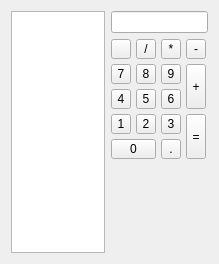
<ui version="4.0" >
 <class>Calc</class>
 <widget class="QWidget" name="Calc" >
  <property name="geometry" >
   <rect>
    <x>0</x>
    <y>0</y>
    <width>219</width>
    <height>264</height>
   </rect>
  </property>
  <property name="windowTitle" >
   <string>Calc</string>
  </property>
  <layout class="QGridLayout" name="gridLayout_2" >
   <item rowspan="3" row="0" column="0" >
    <widget class="QListWidget" name="listWidget" >
     <property name="editTriggers" >
      <set>QAbstractItemView::NoEditTriggers</set>
     </property>
     <property name="showDropIndicator" stdset="0" >
      <bool>false</bool>
     </property>
     <property name="selectionBehavior" >
      <enum>QAbstractItemView::SelectRows</enum>
     </property>
     <property name="uniformItemSizes" >
      <bool>true</bool>
     </property>
    </widget>
   </item>
   <item row="0" column="1" >
    <widget class="QNumericEditor" name="lineEdit" >
     <property name="sizePolicy" >
      <sizepolicy vsizetype="Fixed" hsizetype="Minimum" >
       <horstretch>0</horstretch>
       <verstretch>0</verstretch>
      </sizepolicy>
     </property>
     <property name="maximumSize" >
      <size>
       <width>97</width>
       <height>16777215</height>
      </size>
     </property>
    </widget>
   </item>
   <item row="1" column="1" >
    <layout class="QGridLayout" name="gridLayout" >
     <property name="spacing" >
      <number>5</number>
     </property>
     <item row="0" column="0" >
      <widget class="QPushButton" name="pushButton" >
       <property name="sizePolicy" >
        <sizepolicy vsizetype="Fixed" hsizetype="Fixed" >
         <horstretch>0</horstretch>
         <verstretch>0</verstretch>
        </sizepolicy>
       </property>
       <property name="minimumSize" >
        <size>
         <width>20</width>
         <height>20</height>
        </size>
       </property>
       <property name="maximumSize" >
        <size>
         <width>20</width>
         <height>20</height>
        </size>
       </property>
       <property name="text" >
        <string/>
       </property>
      </widget>
     </item>
     <item row="0" column="1" >
      <widget class="QToolButton" name="actDivision" >
       <property name="sizePolicy" >
        <sizepolicy vsizetype="Fixed" hsizetype="Fixed" >
         <horstretch>0</horstretch>
         <verstretch>0</verstretch>
        </sizepolicy>
       </property>
       <property name="minimumSize" >
        <size>
         <width>20</width>
         <height>20</height>
        </size>
       </property>
       <property name="maximumSize" >
        <size>
         <width>20</width>
         <height>20</height>
        </size>
       </property>
       <property name="text" >
        <string>/</string>
       </property>
      </widget>
     </item>
     <item row="0" column="2" >
      <widget class="QToolButton" name="actMultiplication" >
       <property name="sizePolicy" >
        <sizepolicy vsizetype="Fixed" hsizetype="Fixed" >
         <horstretch>0</horstretch>
         <verstretch>0</verstretch>
        </sizepolicy>
       </property>
       <property name="minimumSize" >
        <size>
         <width>20</width>
         <height>20</height>
        </size>
       </property>
       <property name="maximumSize" >
        <size>
         <width>20</width>
         <height>20</height>
        </size>
       </property>
       <property name="text" >
        <string>*</string>
       </property>
      </widget>
     </item>
     <item row="0" column="3" >
      <widget class="QToolButton" name="actSubtraction" >
       <property name="sizePolicy" >
        <sizepolicy vsizetype="Fixed" hsizetype="Fixed" >
         <horstretch>0</horstretch>
         <verstretch>0</verstretch>
        </sizepolicy>
       </property>
       <property name="minimumSize" >
        <size>
         <width>20</width>
         <height>20</height>
        </size>
       </property>
       <property name="maximumSize" >
        <size>
         <width>20</width>
         <height>20</height>
        </size>
       </property>
       <property name="text" >
        <string>-</string>
       </property>
      </widget>
     </item>
     <item row="1" column="0" >
      <widget class="QToolButton" name="n_7" >
       <property name="sizePolicy" >
        <sizepolicy vsizetype="Fixed" hsizetype="Fixed" >
         <horstretch>0</horstretch>
         <verstretch>0</verstretch>
        </sizepolicy>
       </property>
       <property name="minimumSize" >
        <size>
         <width>20</width>
         <height>20</height>
        </size>
       </property>
       <property name="maximumSize" >
        <size>
         <width>20</width>
         <height>20</height>
        </size>
       </property>
       <property name="baseSize" >
        <size>
         <width>20</width>
         <height>0</height>
        </size>
       </property>
       <property name="text" >
        <string>7</string>
       </property>
      </widget>
     </item>
     <item row="1" column="1" >
      <widget class="QToolButton" name="n_8" >
       <property name="sizePolicy" >
        <sizepolicy vsizetype="Fixed" hsizetype="Fixed" >
         <horstretch>0</horstretch>
         <verstretch>0</verstretch>
        </sizepolicy>
       </property>
       <property name="minimumSize" >
        <size>
         <width>20</width>
         <height>20</height>
        </size>
       </property>
       <property name="maximumSize" >
        <size>
         <width>20</width>
         <height>20</height>
        </size>
       </property>
       <property name="text" >
        <string>8</string>
       </property>
      </widget>
     </item>
     <item row="1" column="2" >
      <widget class="QToolButton" name="n_9" >
       <property name="sizePolicy" >
        <sizepolicy vsizetype="Fixed" hsizetype="Fixed" >
         <horstretch>0</horstretch>
         <verstretch>0</verstretch>
        </sizepolicy>
       </property>
       <property name="minimumSize" >
        <size>
         <width>20</width>
         <height>20</height>
        </size>
       </property>
       <property name="maximumSize" >
        <size>
         <width>20</width>
         <height>20</height>
        </size>
       </property>
       <property name="text" >
        <string>9</string>
       </property>
      </widget>
     </item>
     <item rowspan="2" row="1" column="3" >
      <widget class="QToolButton" name="actAdiction" >
       <property name="sizePolicy" >
        <sizepolicy vsizetype="Fixed" hsizetype="Fixed" >
         <horstretch>0</horstretch>
         <verstretch>0</verstretch>
        </sizepolicy>
       </property>
       <property name="minimumSize" >
        <size>
         <width>20</width>
         <height>20</height>
        </size>
       </property>
       <property name="maximumSize" >
        <size>
         <width>20</width>
         <height>45</height>
        </size>
       </property>
       <property name="text" >
        <string>+</string>
       </property>
      </widget>
     </item>
     <item row="2" column="0" >
      <widget class="QToolButton" name="n_4" >
       <property name="sizePolicy" >
        <sizepolicy vsizetype="Fixed" hsizetype="Fixed" >
         <horstretch>0</horstretch>
         <verstretch>0</verstretch>
        </sizepolicy>
       </property>
       <property name="minimumSize" >
        <size>
         <width>20</width>
         <height>20</height>
        </size>
       </property>
       <property name="maximumSize" >
        <size>
         <width>20</width>
         <height>20</height>
        </size>
       </property>
       <property name="text" >
        <string>4</string>
       </property>
      </widget>
     </item>
     <item row="2" column="1" >
      <widget class="QToolButton" name="n_5" >
       <property name="sizePolicy" >
        <sizepolicy vsizetype="Fixed" hsizetype="Fixed" >
         <horstretch>0</horstretch>
         <verstretch>0</verstretch>
        </sizepolicy>
       </property>
       <property name="minimumSize" >
        <size>
         <width>20</width>
         <height>20</height>
        </size>
       </property>
       <property name="maximumSize" >
        <size>
         <width>20</width>
         <height>20</height>
        </size>
       </property>
       <property name="text" >
        <string>5</string>
       </property>
      </widget>
     </item>
     <item row="2" column="2" >
      <widget class="QToolButton" name="n_6" >
       <property name="sizePolicy" >
        <sizepolicy vsizetype="Fixed" hsizetype="Fixed" >
         <horstretch>0</horstretch>
         <verstretch>0</verstretch>
        </sizepolicy>
       </property>
       <property name="minimumSize" >
        <size>
         <width>20</width>
         <height>20</height>
        </size>
       </property>
       <property name="maximumSize" >
        <size>
         <width>20</width>
         <height>20</height>
        </size>
       </property>
       <property name="text" >
        <string>6</string>
       </property>
      </widget>
     </item>
     <item row="3" column="0" >
      <widget class="QToolButton" name="n_1" >
       <property name="sizePolicy" >
        <sizepolicy vsizetype="Fixed" hsizetype="Fixed" >
         <horstretch>0</horstretch>
         <verstretch>0</verstretch>
        </sizepolicy>
       </property>
       <property name="minimumSize" >
        <size>
         <width>20</width>
         <height>20</height>
        </size>
       </property>
       <property name="maximumSize" >
        <size>
         <width>20</width>
         <height>20</height>
        </size>
       </property>
       <property name="text" >
        <string>1</string>
       </property>
      </widget>
     </item>
     <item row="3" column="1" >
      <widget class="QToolButton" name="n_2" >
       <property name="sizePolicy" >
        <sizepolicy vsizetype="Fixed" hsizetype="Fixed" >
         <horstretch>0</horstretch>
         <verstretch>0</verstretch>
        </sizepolicy>
       </property>
       <property name="minimumSize" >
        <size>
         <width>20</width>
         <height>20</height>
        </size>
       </property>
       <property name="maximumSize" >
        <size>
         <width>20</width>
         <height>20</height>
        </size>
       </property>
       <property name="text" >
        <string>2</string>
       </property>
      </widget>
     </item>
     <item row="3" column="2" >
      <widget class="QToolButton" name="n_3" >
       <property name="sizePolicy" >
        <sizepolicy vsizetype="Fixed" hsizetype="Fixed" >
         <horstretch>0</horstretch>
         <verstretch>0</verstretch>
        </sizepolicy>
       </property>
       <property name="minimumSize" >
        <size>
         <width>20</width>
         <height>20</height>
        </size>
       </property>
       <property name="maximumSize" >
        <size>
         <width>20</width>
         <height>20</height>
        </size>
       </property>
       <property name="text" >
        <string>3</string>
       </property>
      </widget>
     </item>
     <item rowspan="2" row="3" column="3" >
      <widget class="QToolButton" name="actEquals" >
       <property name="sizePolicy" >
        <sizepolicy vsizetype="Fixed" hsizetype="Fixed" >
         <horstretch>0</horstretch>
         <verstretch>0</verstretch>
        </sizepolicy>
       </property>
       <property name="minimumSize" >
        <size>
         <width>20</width>
         <height>20</height>
        </size>
       </property>
       <property name="maximumSize" >
        <size>
         <width>20</width>
         <height>45</height>
        </size>
       </property>
       <property name="text" >
        <string>=</string>
       </property>
      </widget>
     </item>
     <item row="4" column="0" colspan="2" >
      <widget class="QToolButton" name="n_0" >
       <property name="sizePolicy" >
        <sizepolicy vsizetype="Fixed" hsizetype="Fixed" >
         <horstretch>0</horstretch>
         <verstretch>0</verstretch>
        </sizepolicy>
       </property>
       <property name="minimumSize" >
        <size>
         <width>20</width>
         <height>20</height>
        </size>
       </property>
       <property name="maximumSize" >
        <size>
         <width>47</width>
         <height>20</height>
        </size>
       </property>
       <property name="text" >
        <string>0</string>
       </property>
      </widget>
     </item>
     <item row="4" column="2" >
      <widget class="QToolButton" name="n_dot" >
       <property name="sizePolicy" >
        <sizepolicy vsizetype="Fixed" hsizetype="Fixed" >
         <horstretch>0</horstretch>
         <verstretch>0</verstretch>
        </sizepolicy>
       </property>
       <property name="minimumSize" >
        <size>
         <width>20</width>
         <height>20</height>
        </size>
       </property>
       <property name="maximumSize" >
        <size>
         <width>20</width>
         <height>20</height>
        </size>
       </property>
       <property name="text" >
        <string>.</string>
       </property>
      </widget>
     </item>
    </layout>
   </item>
   <item row="2" column="1" >
    <spacer name="verticalSpacer" >
     <property name="orientation" >
      <enum>Qt::Vertical</enum>
     </property>
     <property name="sizeHint" stdset="0" >
      <size>
       <width>20</width>
       <height>89</height>
      </size>
     </property>
    </spacer>
   </item>
  </layout>
 </widget>
 <customwidgets>
  <customwidget>
   <class>QNumericEditor</class>
   <extends>QLineEdit</extends>
   <header>widgets.h</header>
  </customwidget>
 </customwidgets>
 <resources>
  <include location="res.qrc" />
 </resources>
 <connections>
  <connection>
   <sender>n_0</sender>
   <signal>clicked()</signal>
   <receiver>Calc</receiver>
   <slot>clickNumber()</slot>
   <hints>
    <hint type="sourcelabel" >
     <x>160</x>
     <y>208</y>
    </hint>
    <hint type="destinationlabel" >
     <x>199</x>
     <y>149</y>
    </hint>
   </hints>
  </connection>
  <connection>
   <sender>n_1</sender>
   <signal>clicked()</signal>
   <receiver>Calc</receiver>
   <slot>clickNumber()</slot>
   <hints>
    <hint type="sourcelabel" >
     <x>160</x>
     <y>182</y>
    </hint>
    <hint type="destinationlabel" >
     <x>199</x>
     <y>149</y>
    </hint>
   </hints>
  </connection>
  <connection>
   <sender>n_2</sender>
   <signal>clicked()</signal>
   <receiver>Calc</receiver>
   <slot>clickNumber()</slot>
   <hints>
    <hint type="sourcelabel" >
     <x>185</x>
     <y>182</y>
    </hint>
    <hint type="destinationlabel" >
     <x>199</x>
     <y>149</y>
    </hint>
   </hints>
  </connection>
  <connection>
   <sender>n_3</sender>
   <signal>clicked()</signal>
   <receiver>Calc</receiver>
   <slot>clickNumber()</slot>
   <hints>
    <hint type="sourcelabel" >
     <x>211</x>
     <y>182</y>
    </hint>
    <hint type="destinationlabel" >
     <x>199</x>
     <y>149</y>
    </hint>
   </hints>
  </connection>
  <connection>
   <sender>n_4</sender>
   <signal>clicked()</signal>
   <receiver>Calc</receiver>
   <slot>clickNumber()</slot>
   <hints>
    <hint type="sourcelabel" >
     <x>160</x>
     <y>156</y>
    </hint>
    <hint type="destinationlabel" >
     <x>199</x>
     <y>149</y>
    </hint>
   </hints>
  </connection>
  <connection>
   <sender>n_5</sender>
   <signal>clicked()</signal>
   <receiver>Calc</receiver>
   <slot>clickNumber()</slot>
   <hints>
    <hint type="sourcelabel" >
     <x>185</x>
     <y>156</y>
    </hint>
    <hint type="destinationlabel" >
     <x>199</x>
     <y>149</y>
    </hint>
   </hints>
  </connection>
  <connection>
   <sender>n_6</sender>
   <signal>clicked()</signal>
   <receiver>Calc</receiver>
   <slot>clickNumber()</slot>
   <hints>
    <hint type="sourcelabel" >
     <x>211</x>
     <y>156</y>
    </hint>
    <hint type="destinationlabel" >
     <x>199</x>
     <y>149</y>
    </hint>
   </hints>
  </connection>
  <connection>
   <sender>n_7</sender>
   <signal>clicked()</signal>
   <receiver>Calc</receiver>
   <slot>clickNumber()</slot>
   <hints>
    <hint type="sourcelabel" >
     <x>160</x>
     <y>130</y>
    </hint>
    <hint type="destinationlabel" >
     <x>199</x>
     <y>149</y>
    </hint>
   </hints>
  </connection>
  <connection>
   <sender>n_8</sender>
   <signal>clicked()</signal>
   <receiver>Calc</receiver>
   <slot>clickNumber()</slot>
   <hints>
    <hint type="sourcelabel" >
     <x>185</x>
     <y>130</y>
    </hint>
    <hint type="destinationlabel" >
     <x>199</x>
     <y>149</y>
    </hint>
   </hints>
  </connection>
  <connection>
   <sender>n_9</sender>
   <signal>clicked()</signal>
   <receiver>Calc</receiver>
   <slot>clickNumber()</slot>
   <hints>
    <hint type="sourcelabel" >
     <x>211</x>
     <y>130</y>
    </hint>
    <hint type="destinationlabel" >
     <x>199</x>
     <y>149</y>
    </hint>
   </hints>
  </connection>
  <connection>
   <sender>n_dot</sender>
   <signal>clicked()</signal>
   <receiver>Calc</receiver>
   <slot>clickNumber()</slot>
   <hints>
    <hint type="sourcelabel" >
     <x>185</x>
     <y>208</y>
    </hint>
    <hint type="destinationlabel" >
     <x>199</x>
     <y>149</y>
    </hint>
   </hints>
  </connection>
  <connection>
   <sender>actAdiction</sender>
   <signal>clicked()</signal>
   <receiver>Calc</receiver>
   <slot>addiction()</slot>
   <hints>
    <hint type="sourcelabel" >
     <x>238</x>
     <y>208</y>
    </hint>
    <hint type="destinationlabel" >
     <x>199</x>
     <y>149</y>
    </hint>
   </hints>
  </connection>
  <connection>
   <sender>actDivision</sender>
   <signal>clicked()</signal>
   <receiver>Calc</receiver>
   <slot>division()</slot>
   <hints>
    <hint type="sourcelabel" >
     <x>238</x>
     <y>130</y>
    </hint>
    <hint type="destinationlabel" >
     <x>199</x>
     <y>149</y>
    </hint>
   </hints>
  </connection>
  <connection>
   <sender>actEquals</sender>
   <signal>clicked()</signal>
   <receiver>Calc</receiver>
   <slot>equals()</slot>
   <hints>
    <hint type="sourcelabel" >
     <x>211</x>
     <y>208</y>
    </hint>
    <hint type="destinationlabel" >
     <x>199</x>
     <y>149</y>
    </hint>
   </hints>
  </connection>
  <connection>
   <sender>actMultiplication</sender>
   <signal>clicked()</signal>
   <receiver>Calc</receiver>
   <slot>multiplication()</slot>
   <hints>
    <hint type="sourcelabel" >
     <x>238</x>
     <y>156</y>
    </hint>
    <hint type="destinationlabel" >
     <x>199</x>
     <y>149</y>
    </hint>
   </hints>
  </connection>
  <connection>
   <sender>actSubtraction</sender>
   <signal>clicked()</signal>
   <receiver>Calc</receiver>
   <slot>subtraction()</slot>
   <hints>
    <hint type="sourcelabel" >
     <x>238</x>
     <y>182</y>
    </hint>
    <hint type="destinationlabel" >
     <x>199</x>
     <y>149</y>
    </hint>
   </hints>
  </connection>
 </connections>
 <slots>
  <slot>clickNumber()</slot>
  <slot>division()</slot>
  <slot>multiplication()</slot>
  <slot>subtraction()</slot>
  <slot>addiction()</slot>
  <slot>equals()</slot>
 </slots>
</ui>
